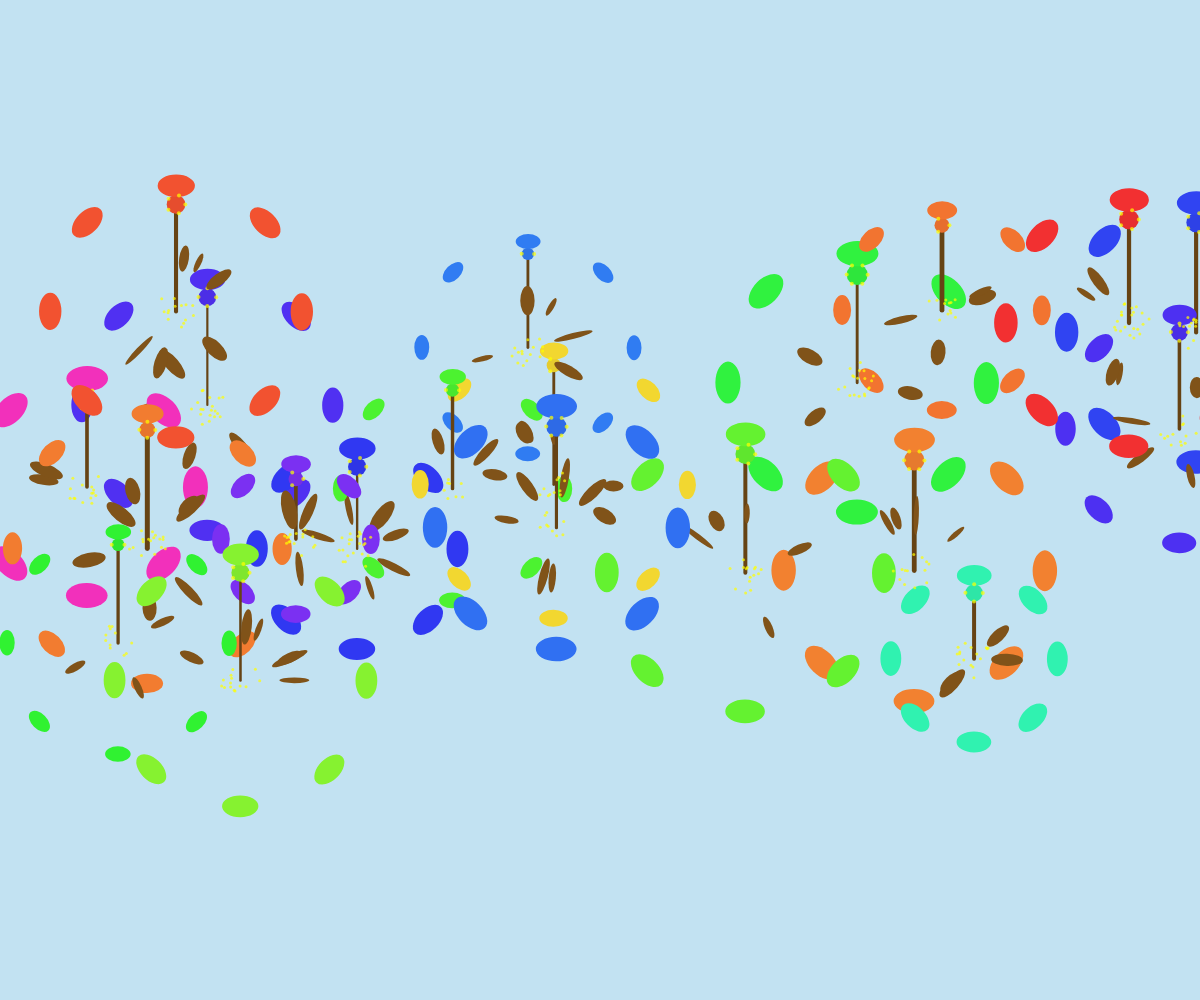
Frame 1 (no input)
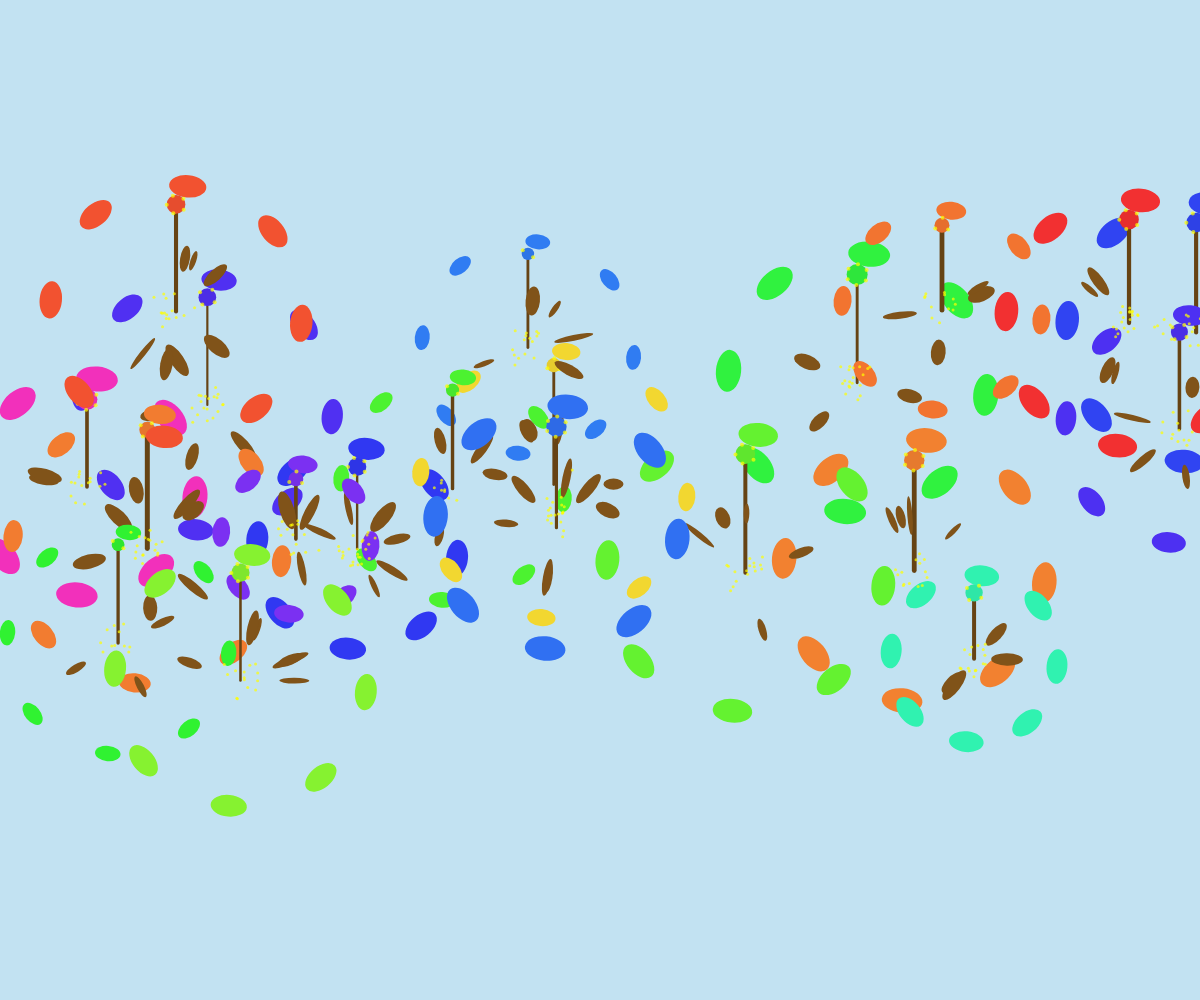
Frame 60 (no input)
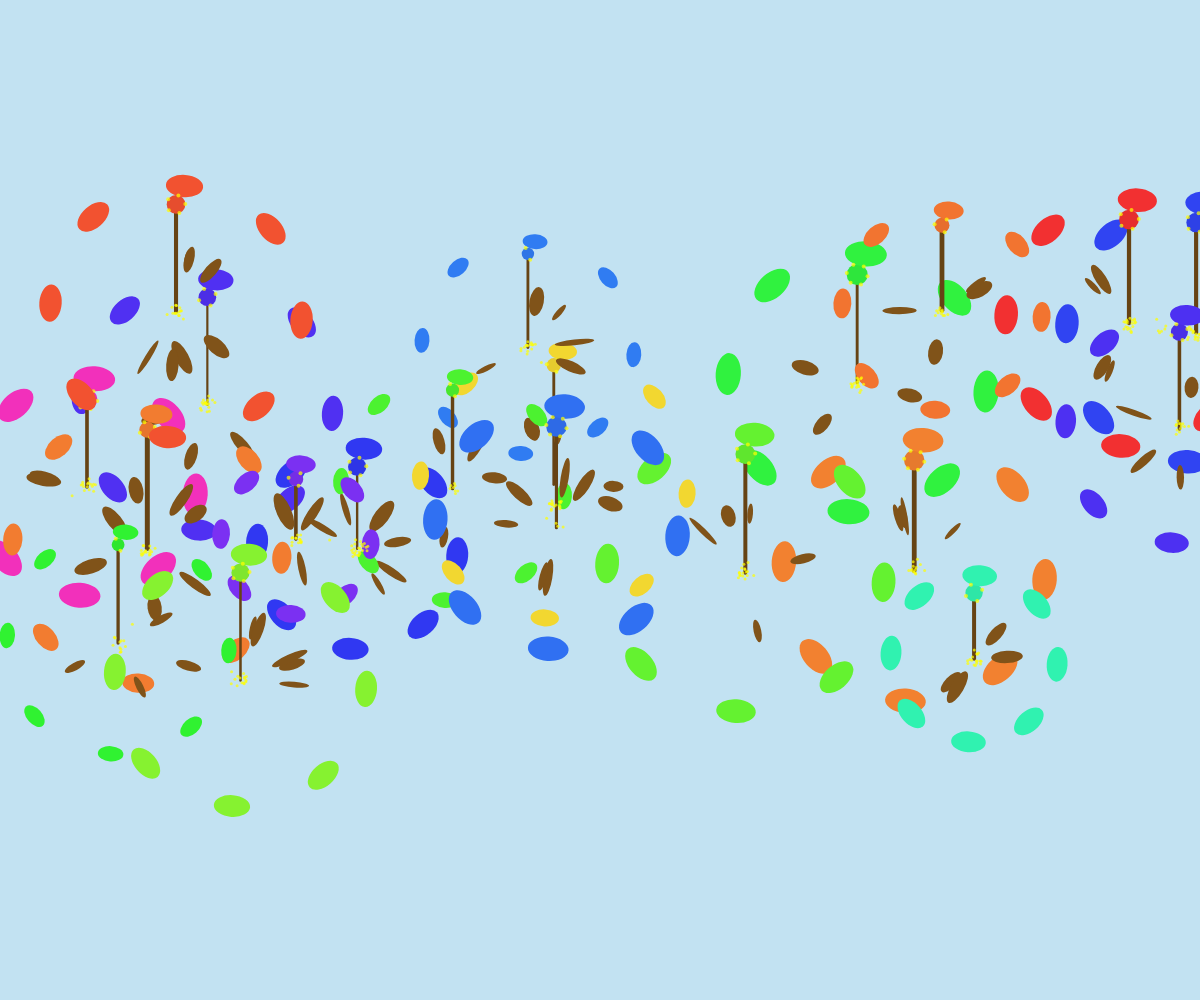
Frame 120 (the mouse pressed at the canvas centre since frame 60)

The p5.js sketch that drew these frames (run headless with seeded random() and noise() and a simulated clock; from frame 60 on, the mouse is pressed at the canvas centre):

// p5.js sketch
// ── sketch.js
let flowers = [];
let particles = [];

function setup() {
  createCanvas(windowWidth, windowHeight);
  colorMode(HSB, 360, 100, 100, 1);
  
  // Create garden flowers
  for (let i = 0; i < 20; i++) {
    flowers.push({
      x: random(width),
      y: random(height * 0.3, height * 0.7),
      size: random(40, 80),
      hue: random(360),
      stemHeight: random(60, 120),
      stemWidth: random(2, 5),
      leafCount: floor(random(3, 7)),
      leaves: []
    });
  }
  
  // Initialize flower leaves
  for (let f of flowers) {
    for (let i = 0; i < f.leafCount; i++) {
      f.leaves.push({
        angle: random(TWO_PI),
        length: random(20, 40),
        width: random(5, 15),
        swayPhase: random(TWO_PI)
      });
    }
  }
  
  // Create initial particles
  for (let i = 0; i < 300; i++) {
    createParticle();
  }
}

function draw() {
  background(200, 20, 95); // Sky blue background
  
  // Draw and update flowers
  for (let f of flowers) {
    drawFlower(f);
  }
  
  // Update and draw particles
  for (let i = particles.length - 1; i >= 0; i--) {
    let p = particles[i];
    updateParticle(p);
    drawParticle(p);
    
    // Remove dead particles
    if (p.lifespan < 0) {
      particles.splice(i, 1);
    }
  }
  
  // Occasionally add new particles to flowers
  if (frameCount % 10 === 0 && particles.length < 500) {
    createParticle();
  }
}

function drawFlower(f) {
  push();
  translate(f.x, f.y);
  
  // Draw stem
  strokeWeight(f.stemWidth);
  stroke(34, 80, 40);
  line(0, 0, 0, -f.stemHeight);
  
  // Draw leaves
  for (let leaf of f.leaves) {
    push();
    rotate(leaf.angle + sin(frameCount * 0.01 + leaf.swayPhase) * 0.2);
    noStroke();
    fill(34, 80, 50);
    ellipse(0, -f.stemHeight/2, leaf.width, leaf.length);
    pop();
  }
  
  // Draw flower center
  fill(f.hue, 80, 90);
  noStroke();
  ellipse(0, -f.stemHeight, f.size * 0.3, f.size * 0.3);
  
  // Draw petals
  for (let i = 0; i < 8; i++) {
    let angle = TWO_PI * i / 8;
    let petalSize = f.size * 0.6;
    push();
    rotate(angle + sin(frameCount * 0.02) * 0.1);
    fill(f.hue, 80, 95);
    ellipse(0, -f.stemHeight - petalSize * 0.5, petalSize, petalSize * 0.6);
    pop();
  }
  
  // Draw luminous particles in center
  let particleCount = floor(map(f.size, 40, 80, 2, 8));
  for (let i = 0; i < particleCount; i++) {
    let angle = TWO_PI * i / particleCount + frameCount * 0.01;
    let radius = f.size * 0.15;
    let px = cos(angle) * radius;
    let py = sin(angle) * radius;
    
    fill(60, 100, 100, 0.7);
    noStroke();
    ellipse(px, py - f.stemHeight, 4, 4);
  }
  
  pop();
}

function updateParticle(p) {
  p.x += p.vx;
  p.y += p.vy;
  p.lifespan -= 0.5;
  
  // Gentle attraction to flower centers
  for (let f of flowers) {
    let dx = f.x - p.x;
    let dy = f.y - p.y;
    let distance = sqrt(dx * dx + dy * dy);
    
    if (distance < f.size * 0.8 && distance > 5) {
      p.vx += dx * 0.001;
      p.vy += dy * 0.001;
    }
  }
  
  // Slow down particle
  p.vx *= 0.98;
  p.vy *= 0.98;
}

function drawParticle(p) {
  noStroke();
  fill(60, 100, 100, 0.7);
  ellipse(p.x, p.y, 3, 3);
}

function createParticle() {
  let flower = random(flowers);
  let angle = random(TWO_PI);
  let radius = random(5, 20);
  let x = flower.x + cos(angle) * radius;
  let y = flower.y + sin(angle) * radius;
  
  particles.push({
    x: x,
    y: y,
    vx: random(-1, 1),
    vy: random(-1, 1),
    lifespan: random(200, 400)
  });
}

function windowResized() {
  resizeCanvas(windowWidth, windowHeight);
}
